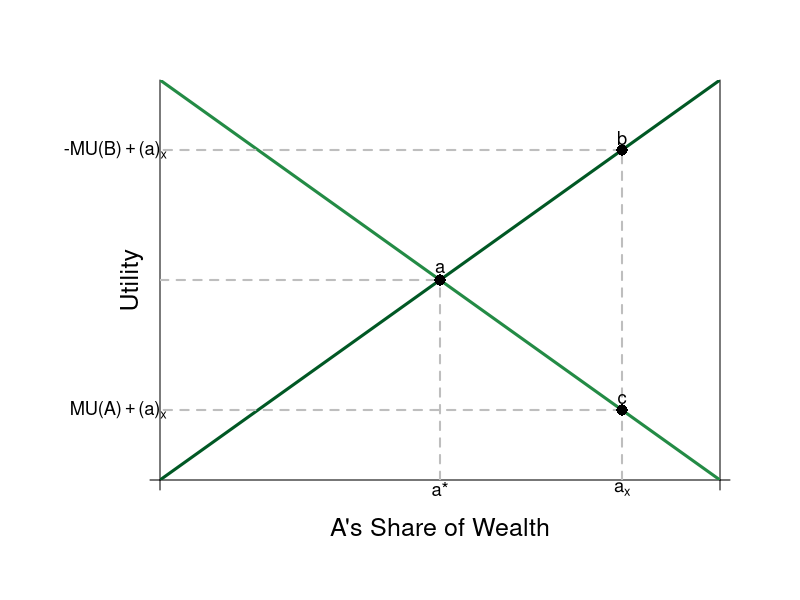

Source code (R):
#Graph Designer: Simon Halliday
#Authors: Bowles, Foley and Halliday
#Title: Coordination, Conflict and Competition: A Text in Microeconomics

library(shape)
require(shape)
pdf(file = "/Users/rileyboeth/Library/Mobile Documents/com~apple~CloudDocs/bfh textbook - backup/coordination_failures/figure4_8.pdf", width = 10, height = 8)

#Set parameters for graphics
axislabelsize <- 1.5
labelsize <- 1.1
graphlinewidth <- 3
segmentlinewidth <- 2

COL <- c("#7fc97f", "#beaed4", "#fdc086", "#ffff99", "#386cb0", "#f0027f", "#bf5b17", "#666666")
COLA <- c("#e0f3db", "#99d8c9","#66c2a4","#41ae76", "#238b45", "#005824")
COLB <- c("#4eb3d3", "#2b8cbe", "#0868ac","#084081")

#Edited the margins to cater for the larger LHS labels
par(mar =  c(6, 8, 4, 4))

#proportion of wealth functions

MUb <- function(x,y){
  x
}

MUa <- function(x,y){
  40-x
}


#Add limits on axes and levels of utility for each function 
ylims <- c(0, 40)
xlims <- c(0, 40)

npts <- 501 
x <- seq(xlims[1], xlims[2], length.out = npts)
y <- seq(ylims[1], ylims[2], length.out = npts) 

plot(0, 0, xlim = xlims, ylim = ylims, type = "n",
     xlab = expression(paste("")),
     ylab = expression(paste("")), 
     xaxt = "n", 
     yaxt = "n", 
     cex.lab = axislabelsize, 
     bty = "n", 
     xaxs="i", 
     yaxs="i"
)

#x and y limits with plain axes without ticks/numbers to match previous graph; y axes on both sides

ticksx <- seq(from = 0, to = xlims[2], by = 40)
xlabels <- seq(from = 0, to = xlims[2], by = 1)
ticksy <- seq(from = 0, to = ylims[2]+1, by = 41)
ylabels <- seq(from = 0, to = ylims[2], by = 10)
ticksy2 <- seq(from = 0, to = ylims[2]+1, by = 41)
ylabels2 <- seq(from = 0, to = ylims[2], by = 10)


axis(1,at = ticksx,  pos = 0, labels = FALSE)
axis(2,at = ticksy,  pos = 0, labels = FALSE, las = 1)
axis(4, at = ticksy2, pos = xlims[2], labels = FALSE,las=1)


npts <- 503 
xx1 <- seq(xlims[1], xlims[2], length.out = npts)
xx2 <- seq(0, xlims[2], length.out = npts)
xx3 <- seq(xlims[1], 0, length.out = npts)
xx4 <- seq(-11, 0, length.out = npts)

#Axis labels and draw linear utility functions
mtext(expression(paste("A's Share of Wealth")), side = 1, line = 2, cex = axislabelsize)
text(-2, 0.5*ylims[2], expression(paste("Utility")), xpd = TRUE, cex = axislabelsize, srt = 90) 

lines(xx1, MUb(xx1, y), col = COLA[6], lwd = graphlinewidth)
lines(xx1, MUa(xx1, y), col = COLA[5], lwd = graphlinewidth)

#Label points on line

text(20, 20+1.2, expression(paste("a")), cex = labelsize)
segments(20, 0, 20, 20, lty = 2, col = "gray", lwd = segmentlinewidth)
segments(0, 20, 20, 20, lty = 2, col = "gray", lwd = segmentlinewidth)
points(20, 20, pch = 16, col = "black", cex = 1.5)

text(33, 33+1.2, expression(paste("b")), cex = labelsize)
segments(33, 33, 0, 33, lty = 2, col = "gray", lwd = segmentlinewidth)
segments(33, 0, 33, 33, lty = 2, col = "gray", lwd = segmentlinewidth)
points(33, 33, pch = 16, col = "black", cex = 1.5)

text(33, 7+1.1, expression(paste("c")), cex = labelsize)
segments(33, 7, 0, 7, lty = 2, col = "gray", lwd = segmentlinewidth)
points(33, 7, pch = 16, col = "black", cex = 1.5)


#Label relevant points on axes

text(20, -.9, expression(paste("a*")), xpd = TRUE, cex = labelsize)
text(33, -.9, expression(paste("a"[x])), xpd = TRUE, cex = labelsize)

text(-3.2, 33, expression(paste("-MU(B)"+"(a)"[x])),  xpd = TRUE, cex = labelsize)
text(-3, 7, expression(paste("MU(A)"+"(a)"[x])),  xpd = TRUE, cex = labelsize)

dev.off()
